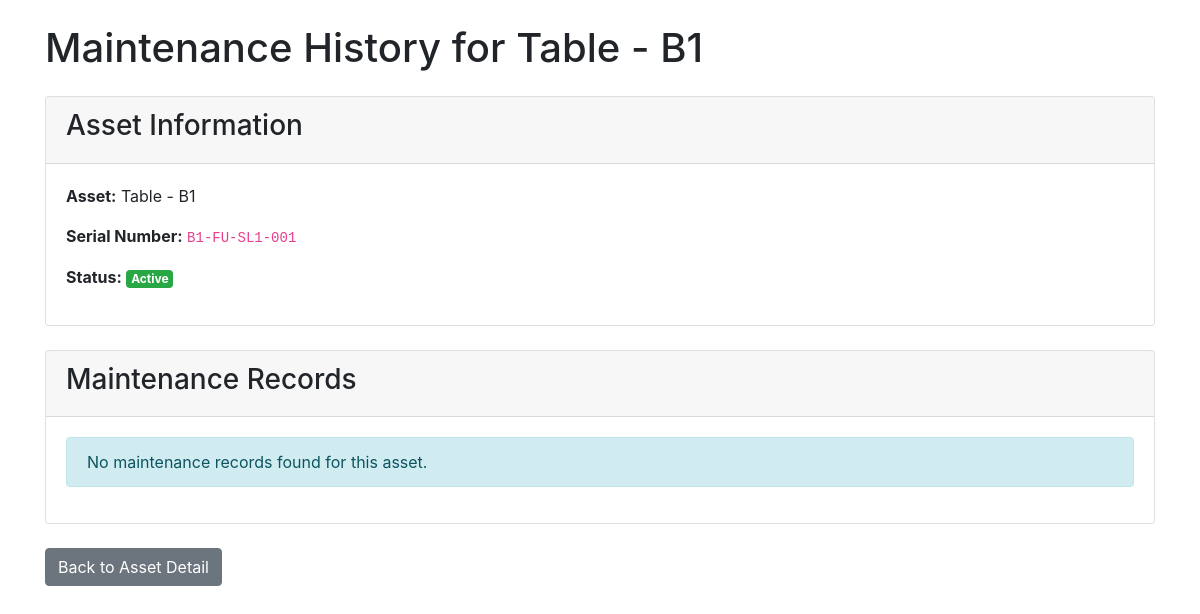
The app's page /maintenance_history/1, older data.
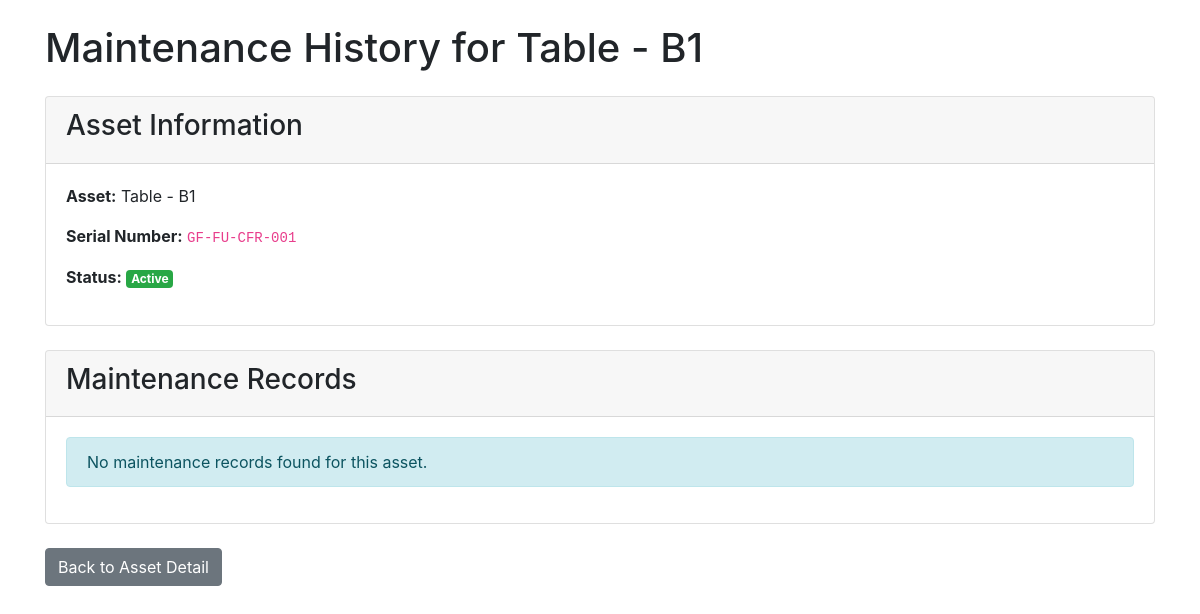
The same page, newer data.
### app/models.py (models this page shows)
class Asset(db.Model):
    id = db.Column(db.Integer, primary_key=True)
    name = db.Column(db.String(100), nullable=False)
    type = db.Column(db.String(50), nullable=False)
    category_id = db.Column(db.Integer, db.ForeignKey('category.id'), nullable=False)
    subcategory_id = db.Column(db.Integer, db.ForeignKey('sub_category.id'), nullable=False)
    location_id = db.Column(db.Integer, db.ForeignKey('location.id'), nullable=False)
    sublocation_id = db.Column(db.Integer, db.ForeignKey('sub_location.id'), nullable=False)
    status = db.Column(db.String(50), nullable=False)
    assigned_to = db.Column(db.String(100))
    depreciation = db.Column(db.Float, nullable=False)
    purchased_on = db.Column(db.Date, nullable=False)
    serial_number = db.Column(db.String(100), unique=True, nullable=False)
    category = db.relationship('Category', backref='assets')
    subcategory = db.relationship('SubCategory', backref='assets')
    location = db.relationship('Location', backref='assets')
    sub_location = db.relationship('SubLocation', backref='assets')

### app/views.py (the view)
@app.route('/maintenance_history/<int:asset_id>', methods=['GET'])
def maintenance_history(asset_id):
    asset = Asset.query.get_or_404(asset_id)
    maintenance_records = Maintenance.query.filter_by(asset_id=asset_id).all()
    return render_template('maintenance_history.html', asset=asset, maintenance_records=maintenance_records)

### app/templates/maintenance_history.html
{% extends 'base.html' %}
{% block content %}
    <h1 class="mb-4">Maintenance History for {{ asset.name }}</h1>
    <div class="card mb-4">
        <div class="card-header">
            <h3>Asset Information</h3>
        </div>
        <div class="card-body">
            <p><strong>Asset:</strong> {{ asset.name }}</p>
            <p><strong>Serial Number:</strong> <code>{{ asset.serial_number }}</code></p>
            <p><strong>Status:</strong>
                <span class="badge badge-{% if asset.status == 'Active' %}success{% elif asset.status == 'Under Repair' %}warning{% else %}danger{% endif %}">
                    {{ asset.status }}
                </span>
            </p>
        </div>
    </div>
    <div class="card">
        <div class="card-header">
            <h3>Maintenance Records</h3>
        </div>
        <div class="card-body">
            {% if maintenance_records %}
            <div class="table-responsive">
                <table class="table table-striped table-hover">
                    <thead class="thead-dark">
                        <tr>
                            <th>Start Date</th>
                            <th>End Date</th>
                            <th>Type</th>
                            <th>Description</th>
                            <th>Duration</th>
                        </tr>
                    </thead>
                    <tbody>
                        {% for record in maintenance_records %}
                        <tr>
                            <td>{{ record.start_date.strftime('%Y-%m-%d') }}</td>
                            <td>{{ record.end_date.strftime('%Y-%m-%d') if record.end_date else 'Ongoing' }}</td>
                            <td><span class="badge badge-info">{{ record.type }}</span></td>
                            <td>{{ record.description or '-' }}</td>
                            <td>
                                {% if record.end_date %}
                                    {{ (record.end_date - record.start_date).days }} days
                                {% else %}
                                    Ongoing
                                {% endif %}
                            </td>
                        </tr>
                        {% endfor %}
                    </tbody>
                </table>
            </div>
            {% else %}
            <div class="alert alert-info">
                <p class="mb-0">No maintenance records found for this asset.</p>
            </div>
            {% endif %}
        </div>
    </div>
    <div class="mt-4">
        <a href="{{ url_for('asset_detail', asset_id=asset.id) }}" class="btn btn-secondary">Back to Asset Detail</a>
    </div>
{% endblock %}

Row changes from the older to the newer data that the page shows:
changed Asset "Table - B1": serial_number "B1-FU-SL1-001" → "GF-FU-CFR-001"
